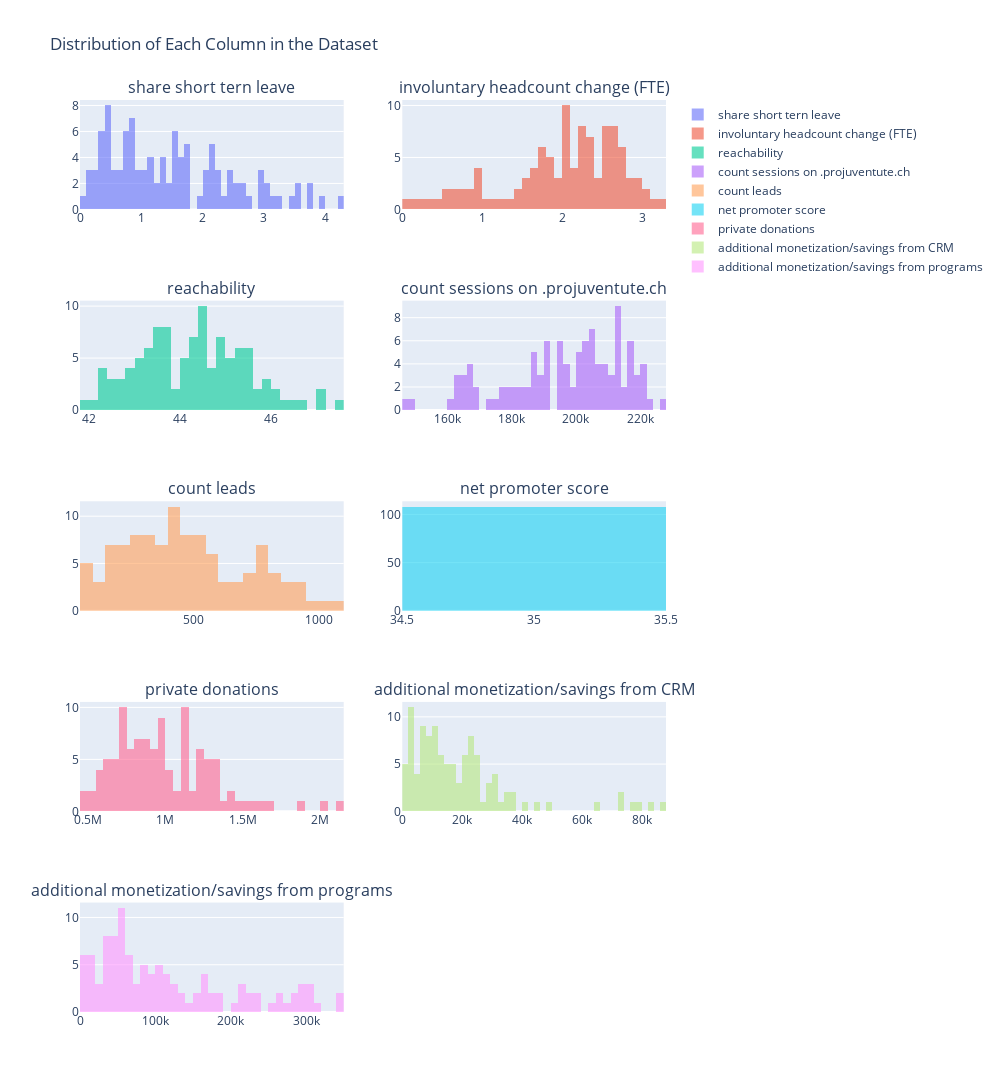

Notebook code for this chart:
### Code cell
# Creating subplots
fig = make_subplots(rows=5, cols=2, subplot_titles=dfToyProcessed.columns[1:].tolist())

row = 1
col = 1
for column in dfToyProcessed.columns[1:]:
    trace = go.Histogram(x=dfToyProcessed[column], name=column, nbinsx=50, opacity=0.6)
    fig.add_trace(trace, row=row, col=col)
    col += 1
    if col > 2:
        col = 1
        row += 1

fig.update_layout(height=1200, width=1000, title_text='Distribution of Each Column in the Dataset')
fig.show()
